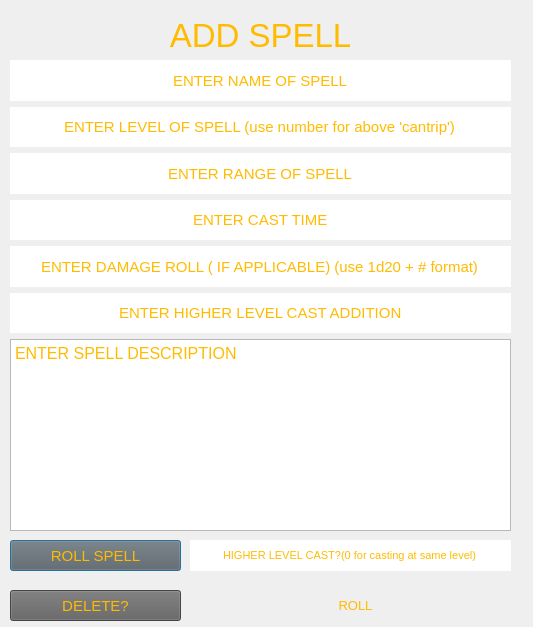
<?xml version="1.0" encoding="UTF-8"?>
<ui version="4.0">
 <class>Dialog</class>
 <widget class="QDialog" name="Dialog">
  <property name="geometry">
   <rect>
    <x>0</x>
    <y>0</y>
    <width>533</width>
    <height>627</height>
   </rect>
  </property>
  <property name="windowTitle">
   <string>Dialog</string>
  </property>
  <property name="styleSheet">
   <string notr="true">background-image: url(:/imgs/copy.jpg);</string>
  </property>
  <widget class="QLabel" name="addSpellALabel">
   <property name="geometry">
    <rect>
     <x>100</x>
     <y>10</y>
     <width>321</width>
     <height>51</height>
    </rect>
   </property>
   <property name="font">
    <font>
     <pointsize>25</pointsize>
    </font>
   </property>
   <property name="styleSheet">
    <string notr="true">color: rgb(255, 187, 0);
background:transparent;</string>
   </property>
   <property name="text">
    <string>ADD SPELL</string>
   </property>
   <property name="alignment">
    <set>Qt::AlignCenter</set>
   </property>
  </widget>
  <widget class="QWidget" name="verticalLayoutWidget">
   <property name="geometry">
    <rect>
     <x>10</x>
     <y>60</y>
     <width>501</width>
     <height>471</height>
    </rect>
   </property>
   <layout class="QVBoxLayout" name="verticalLayout">
    <property name="sizeConstraint">
     <enum>QLayout::SetDefaultConstraint</enum>
    </property>
    <item>
     <widget class="QLineEdit" name="spellNmVal">
      <property name="sizePolicy">
       <sizepolicy hsizetype="Expanding" vsizetype="MinimumExpanding">
        <horstretch>0</horstretch>
        <verstretch>0</verstretch>
       </sizepolicy>
      </property>
      <property name="font">
       <font>
        <pointsize>11</pointsize>
       </font>
      </property>
      <property name="styleSheet">
       <string notr="true">color: rgb(255, 187, 0);
border-color: rgb(255, 187, 0);</string>
      </property>
      <property name="text">
       <string>ENTER NAME OF SPELL</string>
      </property>
      <property name="frame">
       <bool>false</bool>
      </property>
      <property name="alignment">
       <set>Qt::AlignCenter</set>
      </property>
      <property name="placeholderText">
       <string>Enter Name of Attack</string>
      </property>
      <property name="clearButtonEnabled">
       <bool>false</bool>
      </property>
     </widget>
    </item>
    <item>
     <widget class="QLineEdit" name="spellLVVal">
      <property name="sizePolicy">
       <sizepolicy hsizetype="Expanding" vsizetype="MinimumExpanding">
        <horstretch>0</horstretch>
        <verstretch>0</verstretch>
       </sizepolicy>
      </property>
      <property name="font">
       <font>
        <pointsize>11</pointsize>
       </font>
      </property>
      <property name="styleSheet">
       <string notr="true">color: rgb(255, 187, 0);
border-color: rgb(255, 187, 0);</string>
      </property>
      <property name="text">
       <string>ENTER LEVEL OF SPELL (use number for above 'cantrip')</string>
      </property>
      <property name="frame">
       <bool>false</bool>
      </property>
      <property name="alignment">
       <set>Qt::AlignCenter</set>
      </property>
      <property name="placeholderText">
       <string>Enter Name of Attack</string>
      </property>
      <property name="clearButtonEnabled">
       <bool>false</bool>
      </property>
     </widget>
    </item>
    <item>
     <widget class="QLineEdit" name="spellRngVal">
      <property name="sizePolicy">
       <sizepolicy hsizetype="Expanding" vsizetype="MinimumExpanding">
        <horstretch>0</horstretch>
        <verstretch>0</verstretch>
       </sizepolicy>
      </property>
      <property name="font">
       <font>
        <pointsize>11</pointsize>
       </font>
      </property>
      <property name="styleSheet">
       <string notr="true">color: rgb(255, 187, 0);
border-color: rgb(255, 187, 0);</string>
      </property>
      <property name="text">
       <string>ENTER RANGE OF SPELL</string>
      </property>
      <property name="frame">
       <bool>false</bool>
      </property>
      <property name="alignment">
       <set>Qt::AlignCenter</set>
      </property>
      <property name="placeholderText">
       <string>Enter Name of Attack</string>
      </property>
      <property name="clearButtonEnabled">
       <bool>false</bool>
      </property>
     </widget>
    </item>
    <item>
     <widget class="QLineEdit" name="spellCstTmeVal">
      <property name="sizePolicy">
       <sizepolicy hsizetype="Expanding" vsizetype="MinimumExpanding">
        <horstretch>0</horstretch>
        <verstretch>0</verstretch>
       </sizepolicy>
      </property>
      <property name="font">
       <font>
        <pointsize>11</pointsize>
       </font>
      </property>
      <property name="styleSheet">
       <string notr="true">color: rgb(255, 187, 0);
border-color: rgb(255, 187, 0);</string>
      </property>
      <property name="text">
       <string>ENTER CAST TIME</string>
      </property>
      <property name="frame">
       <bool>false</bool>
      </property>
      <property name="alignment">
       <set>Qt::AlignCenter</set>
      </property>
      <property name="placeholderText">
       <string>Enter Name of Attack</string>
      </property>
      <property name="clearButtonEnabled">
       <bool>false</bool>
      </property>
     </widget>
    </item>
    <item>
     <widget class="QLineEdit" name="spellDamVal">
      <property name="sizePolicy">
       <sizepolicy hsizetype="Expanding" vsizetype="MinimumExpanding">
        <horstretch>0</horstretch>
        <verstretch>0</verstretch>
       </sizepolicy>
      </property>
      <property name="font">
       <font>
        <pointsize>11</pointsize>
       </font>
      </property>
      <property name="styleSheet">
       <string notr="true">color: rgb(255, 187, 0);
border-color: rgb(255, 187, 0);</string>
      </property>
      <property name="text">
       <string>ENTER DAMAGE ROLL ( IF APPLICABLE) (use 1d20 + # format)</string>
      </property>
      <property name="frame">
       <bool>false</bool>
      </property>
      <property name="alignment">
       <set>Qt::AlignCenter</set>
      </property>
      <property name="placeholderText">
       <string>Enter Name of Attack</string>
      </property>
      <property name="clearButtonEnabled">
       <bool>false</bool>
      </property>
     </widget>
    </item>
    <item>
     <widget class="QLineEdit" name="spellHiRollVal">
      <property name="sizePolicy">
       <sizepolicy hsizetype="Expanding" vsizetype="MinimumExpanding">
        <horstretch>0</horstretch>
        <verstretch>0</verstretch>
       </sizepolicy>
      </property>
      <property name="font">
       <font>
        <pointsize>11</pointsize>
       </font>
      </property>
      <property name="styleSheet">
       <string notr="true">color: rgb(255, 187, 0);
border-color: rgb(255, 187, 0);</string>
      </property>
      <property name="text">
       <string>ENTER HIGHER LEVEL CAST ADDITION</string>
      </property>
      <property name="frame">
       <bool>false</bool>
      </property>
      <property name="alignment">
       <set>Qt::AlignCenter</set>
      </property>
      <property name="placeholderText">
       <string>Enter Name of Attack</string>
      </property>
      <property name="clearButtonEnabled">
       <bool>false</bool>
      </property>
     </widget>
    </item>
    <item>
     <widget class="QTextEdit" name="spellDescVal">
      <property name="sizePolicy">
       <sizepolicy hsizetype="Expanding" vsizetype="Fixed">
        <horstretch>0</horstretch>
        <verstretch>0</verstretch>
       </sizepolicy>
      </property>
      <property name="font">
       <font>
        <pointsize>12</pointsize>
       </font>
      </property>
      <property name="styleSheet">
       <string notr="true">color: rgb(255, 187, 0);</string>
      </property>
      <property name="sizeAdjustPolicy">
       <enum>QAbstractScrollArea::AdjustIgnored</enum>
      </property>
      <property name="html">
       <string>&lt;!DOCTYPE HTML PUBLIC &quot;-//W3C//DTD HTML 4.0//EN&quot; &quot;http://www.w3.org/TR/REC-html40/strict.dtd&quot;&gt;
&lt;html&gt;&lt;head&gt;&lt;meta name=&quot;qrichtext&quot; content=&quot;1&quot; /&gt;&lt;style type=&quot;text/css&quot;&gt;
p, li { white-space: pre-wrap; }
&lt;/style&gt;&lt;/head&gt;&lt;body style=&quot; font-family:'MS Shell Dlg 2'; font-size:12pt; font-weight:400; font-style:normal;&quot;&gt;
&lt;p style=&quot; margin-top:0px; margin-bottom:0px; margin-left:0px; margin-right:0px; -qt-block-indent:0; text-indent:0px;&quot;&gt;ENTER SPELL DESCRIPTION&lt;/p&gt;
&lt;p style=&quot;-qt-paragraph-type:empty; margin-top:0px; margin-bottom:0px; margin-left:0px; margin-right:0px; -qt-block-indent:0; text-indent:0px;&quot;&gt;&lt;br /&gt;&lt;/p&gt;&lt;/body&gt;&lt;/html&gt;</string>
      </property>
     </widget>
    </item>
   </layout>
  </widget>
  <widget class="QPushButton" name="addSpellButton">
   <property name="geometry">
    <rect>
     <x>10</x>
     <y>540</y>
     <width>171</width>
     <height>31</height>
    </rect>
   </property>
   <property name="font">
    <font>
     <pointsize>11</pointsize>
    </font>
   </property>
   <property name="cursor">
    <cursorShape>PointingHandCursor</cursorShape>
   </property>
   <property name="styleSheet">
    <string notr="true">color: rgb(255, 187, 0);

background-color: rgb(97, 97, 97);</string>
   </property>
   <property name="text">
    <string>ROLL SPELL</string>
   </property>
   <property name="checkable">
    <bool>false</bool>
   </property>
   <property name="flat">
    <bool>false</bool>
   </property>
  </widget>
  <widget class="QLineEdit" name="spellHIRollSpellLE">
   <property name="geometry">
    <rect>
     <x>190</x>
     <y>540</y>
     <width>321</width>
     <height>31</height>
    </rect>
   </property>
   <property name="sizePolicy">
    <sizepolicy hsizetype="Expanding" vsizetype="MinimumExpanding">
     <horstretch>0</horstretch>
     <verstretch>0</verstretch>
    </sizepolicy>
   </property>
   <property name="font">
    <font>
     <pointsize>8</pointsize>
    </font>
   </property>
   <property name="styleSheet">
    <string notr="true">color: rgb(255, 187, 0);
border-color: rgb(255, 187, 0);</string>
   </property>
   <property name="text">
    <string>HIGHER LEVEL CAST?(0 for casting at same level)</string>
   </property>
   <property name="frame">
    <bool>false</bool>
   </property>
   <property name="alignment">
    <set>Qt::AlignCenter</set>
   </property>
   <property name="placeholderText">
    <string>Enter Name of Attack</string>
   </property>
   <property name="clearButtonEnabled">
    <bool>false</bool>
   </property>
  </widget>
  <widget class="QPushButton" name="deleteButton">
   <property name="geometry">
    <rect>
     <x>10</x>
     <y>590</y>
     <width>171</width>
     <height>31</height>
    </rect>
   </property>
   <property name="font">
    <font>
     <pointsize>11</pointsize>
    </font>
   </property>
   <property name="cursor">
    <cursorShape>PointingHandCursor</cursorShape>
   </property>
   <property name="styleSheet">
    <string notr="true">color: rgb(255, 187, 0);

background-color: rgb(97, 97, 97);</string>
   </property>
   <property name="text">
    <string>DELETE?</string>
   </property>
   <property name="checkable">
    <bool>false</bool>
   </property>
   <property name="flat">
    <bool>false</bool>
   </property>
  </widget>
  <widget class="QLabel" name="rollLabel">
   <property name="geometry">
    <rect>
     <x>280</x>
     <y>590</y>
     <width>151</width>
     <height>31</height>
    </rect>
   </property>
   <property name="font">
    <font>
     <pointsize>10</pointsize>
    </font>
   </property>
   <property name="styleSheet">
    <string notr="true">color: rgb(255, 187, 0);
background:transparent;</string>
   </property>
   <property name="text">
    <string>ROLL</string>
   </property>
   <property name="alignment">
    <set>Qt::AlignCenter</set>
   </property>
  </widget>
 </widget>
 <resources>
  <include location="bg.qrc"/>
 </resources>
 <connections/>
</ui>
